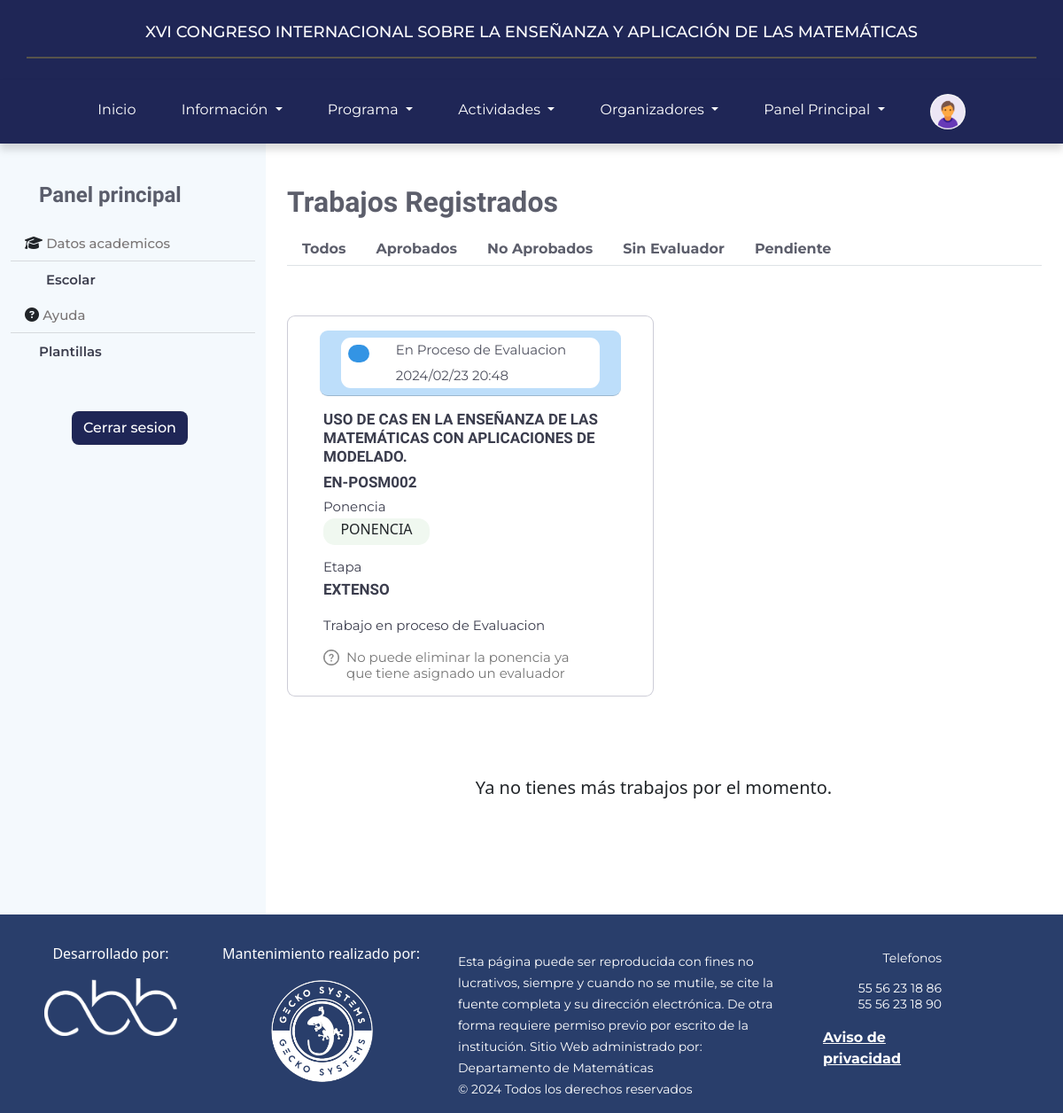
The page /components/TrabajosRegistrados/trabajosRegistrados.php (signed in) on the database its author committed.
### tables this page shows
CREATE TABLE `recursos_pagprin` (
  `idRecurso` int(11) NOT NULL AUTO_INCREMENT,
  `color_congreso` varchar(10) NOT NULL,
  `nombre_congreso` varchar(100) NOT NULL,
  `logo2_congreso` varchar(100) NOT NULL,
  `cartel_congreso` varchar(100) NOT NULL,
  `banner_congreso` varchar(100) NOT NULL,
  `pat1` varchar(100) NOT NULL,
  `pat2` varchar(100) NOT NULL,
  `pat3` varchar(100) NOT NULL,
  `pat4` varchar(100) NOT NULL,
  `pat5` varchar(100) NOT NULL,
  PRIMARY KEY (`idRecurso`)
);

CREATE TABLE `ponencia` (
  `id_ponencia` varchar(20) NOT NULL,
  `titulo_ponencia` varchar(200) DEFAULT NULL,
  `resumen_ponencia` text DEFAULT NULL,
  `referencia_ponencia` text DEFAULT NULL,
  `video_ponencia` text DEFAULT NULL,
  `fecha_ponencia` date DEFAULT NULL,
  `id_congreso` int(3) NOT NULL,
  `id_tipo_ponencia` int(2) DEFAULT NULL,
  `id_categoria` int(3) DEFAULT NULL,
  `id_usuario_registra` int(7) DEFAULT NULL,
  `fecha_registro_ponencia` datetime(6) DEFAULT NULL,
  `id_usuario_evalua` int(7) DEFAULT NULL,
  PRIMARY KEY (`id_ponencia`,`id_congreso`),
  KEY `fk_ponencia_congreso` (`id_congreso`),
  KEY `fk_ponencia_tipo_ponencia` (`id_tipo_ponencia`),
  KEY `fk_ponencia_categoria` (`id_categoria`),
  KEY `fk_ponencia_usuario_registra` (`id_usuario_registra`),
  KEY `fk_ponencia_usuario_evalua` (`id_usuario_evalua`),
  CONSTRAINT `fk_ponencia_categoria` FOREIGN KEY (`id_categoria`) REFERENCES `categoria` (`id_categoria`) ON DELETE CASCADE ON UPDATE CASCADE,
  CONSTRAINT `fk_ponencia_congreso` FOREIGN KEY (`id_congreso`) REFERENCES `congreso` (`id_congreso`) ON DELETE CASCADE ON UPDATE CASCADE,
  CONSTRAINT `fk_ponencia_tipo_ponencia` FOREIGN KEY (`id_tipo_ponencia`) REFERENCES `tipo_ponencia` (`id_tipo_ponencia`) ON DELETE CASCADE ON UPDATE CASCADE,
  CONSTRAINT `fk_ponencia_usuario_evalua` FOREIGN KEY (`id_usuario_evalua`) REFERENCES `usuario` (`id_usuario`),
  CONSTRAINT `fk_ponencia_usuario_registra` FOREIGN KEY (`id_usuario_registra`) REFERENCES `usuario` (`id_usuario`) ON DELETE CASCADE ON UPDATE CASCADE
);

CREATE TABLE `revision` (
  `id_revision` varchar(50) NOT NULL,
  `descripcion_revision` text DEFAULT NULL,
  `fecha_revision` datetime(6) DEFAULT NULL,
  `estatus_revision` varchar(15) DEFAULT NULL,
  `descripcion_general_revision` text DEFAULT NULL,
  PRIMARY KEY (`id_revision`)
);

CREATE TABLE `tipo_ponencia` (
  `id_tipo_ponencia` int(3) NOT NULL,
  `categoria_ponencia` varchar(50) DEFAULT NULL,
  PRIMARY KEY (`id_tipo_ponencia`)
);

### public_html/modelo/traerCongresoActual.php (called while the page is built, shortened)
<?php
    require "conexion.php";
    $consCongreso="SELECT * FROM congreso WHERE id_congreso=(SELECT MAX(id_congreso) FROM congreso);";
    $resCongreso = mysqli_query($conexion, $consCongreso);
    $fetchCongreso = mysqli_fetch_assoc($resCongreso);
    $idCongreso=$fetchCongreso['id_congreso'];
?>

### public_html/modelo/trabajosRegistrados.php (called while the page is built, shortened)
<?php
    require "conexion.php";
    require "traerCongresoActual.php";
    $consTrabajosRegistrados = "SELECT * FROM ponencia WHERE id_usuario_registra='$_SESSION[id]' AND id_congreso='$idCongreso'";
    $resTrabajosRegistrados = mysqli_query($conexion, $consTrabajosRegistrados);
?>

### public_html/Layouts/CardEvaluaPendiente/cardTrabajoPendiente.php (the view, shortened to what this page needs)
<?php
require "../../modelo/trabajosRegistrados.php";
    while($fetchTrabajosRegistrados = mysqli_fetch_assoc($resTrabajosRegistrados)){
        $tituloPonencia=$fetchTrabajosRegistrados['titulo_ponencia'];
        $idPonencia=$fetchTrabajosRegistrados['id_ponencia'];
        $idTipoPonencia=$fetchTrabajosRegistrados['id_tipo_ponencia'];
        $idUsuarioEvalua=$fetchTrabajosRegistrados['id_usuario_evalua'];
        if($idUsuarioEvalua!=""){
            $consUsuarioRevisiones = "SELECT * FROM usuario_revision_ponencia WHERE id_ponencia='$idPonencia'";
            $resUsuarioRevisiones = mysqli_query($conexion, $consUsuarioRevisiones);
            $consTipoPonencia = "SELECT * FROM tipo_ponencia WHERE id_tipo_ponencia='$idTipoPonencia'";
            $resTipoPonencia = mysqli_query($conexion, $consTipoPonencia);
            $fetchTipoPonencia = mysqli_fetch_assoc($resTipoPonencia);
            $categoriaPonencia=$fetchTipoPonencia['categoria_ponencia'];
            if(mysqli_num_rows($resUsuarioRevisiones)>0){
                $consUsuarioRevisionPonencia = "SELECT * FROM revision WHERE revision.fecha_revision=(SELECT MAX(fecha_revision) FROM revision
                INNER JOIN usuario_revision_ponencia ON revision.id_revision=usuario_revision_ponencia.id_revision_ponencia
                WHERE usuario_revision_ponencia.id_ponencia='$idPonencia')";
                $resUsuarioRevisionPonencia = mysqli_query($conexion, $consUsuarioRevisionPonencia);
                $fetchUsuarioRevisionPonencia = mysqli_fetch_assoc($resUsuarioRevisionPonencia);
                $estadoRevisionPonencia=$fetchUsuarioRevisionPonencia['estatus_revision'];
                $descripcionRevisionPonencia=$fetchUsuarioRevisionPonencia['descripcion_revision'];
                $fechaRevisionPonencia=$fetchUsuarioRevisionPonencia['fecha_revision'];
                $date = date_create($fechaRevisionPonencia);
                $fechaRevisionPonenciaFormato=date_format($date,"Y/m/d H:i");
                if(($estadoRevisionPonencia=='' || $estadoRevisionPonencia=='F') || ($estadoRevisionPonencia=='NULL')){
?>
<div class="cardPendientePorEvaluar  div mt-5 col-lg-6 col-md-6 col-xl-6 col-sm-12">
    <div class="card mb-3 ps-4 pe-4" >
        <div class="container mt-3">
            <div class="card-header header-azul">
                <div class="row header-ponencia ms-2 me-2" >
                    <div class="d-none d-sm-none d-sm-block d-none d-md-none d-lg-block col-lg-2 col-xl-2 m-2 circulo-tipo-azul" id="circulo-tipo-azul">
                    </div>
                    <div class="col-lg-10 d-md-block col-md-12 col-sm-12 col-xl-10 m-0">
                        <span class="text-start badge span-ponencia text-wrap" id="">En Proceso de Evaluacion</span>
                        <span class="text-start badge span-ponencia text-wrap" id=""><?php echo $fechaRevisionPonenciaFormato ?></span>
                    </div>
                </div>
            </div>
        </div>
        <div class="card-body">
            <h5 class="card-title" ><?php echo $tituloPonencia ?></h5>
            <h5 class="card-title" ><?php echo $idPonencia ?></h5>
            <p class="card-text mb-1">Ponencia</p>
            <div class="divTipoPonencia mb-3">
                <span class="tipoPonencia" ><?php echo $categoriaPonencia ?></span>
            </div>
            <p class="card-text mt-3 mb-1">Etapa</p>
            <span class="card-title text-uppercase " ><?php echo $descripcionRevisionPonencia; ?></span>
            <div class="mt-3 mb-3"><span class="card-text">Trabajo en proceso de Evaluacion</span></div>
                <div class="col-12 d-flex">
                    <img src="../../src/question.png" class="imgQuestion" alt="">
                    <div class="col-10 ms-2"><span class="textoAdvertencia">No puede eliminar la ponencia ya que tiene asignado un evaluador</span></div>
                </div>
            </div>
        </div>
    </div>
<?php
                }
            }
        }
    }
?>

### public_html/Layouts/nav.php (shortened to what this page needs)
<?php
$valorColor = "SELECT color_congreso FROM recursos_pagprin WHERE idRecurso = '1'";
$color = mysqli_query($conexion, $valorColor);
$rowColor = $color->fetch_assoc();
$colorHex = $rowColor['color_congreso'];
$nombreC = "SELECT nombre_congreso FROM recursos_pagprin WHERE idRecurso = '1'";
$queryNom = mysqli_query($conexion, $nombreC);
$rowNombre = $queryNom->fetch_assoc();
$congresoNombre = $rowNombre['nombre_congreso'];
?>
<div class="container-fluid text-center py-4 backgronund col-xl-12 col-lg-12 col-md-12"
  style="background-color: <?php echo $colorHex; ?>;">
  <span class="texto">
    <?php echo $congresoNombre; ?>
  </span>
  <hr class="container linea mt-3">
</div>
<nav class="navbar navbar-expand-lg backgronund pb-2 z-index-2  position-absolute"
  style="background-color: <?php echo $colorHex; ?>;">
  <div class=" container-fluid">
  <div class="collapse navbar-collapse " id="navbarNavDropdown">
    <ul class="navbar-nav centrar sinEspacio">
      <li class="nav-item">
        <a id="inicio" class="nav-link active a-nav mt-2" aria-current="page" href="../index.php">Inicio</a>
      </li>
      <li class="nav-item dropdown ">
        <a class="nav-link dropdown-toggle a-nav mt-2" href="#" role="button" data-bs-toggle="dropdown"
          aria-expanded="false">
          Información
        </a>
      </li>
      <li class="nav-item dropdown">
        <a class="nav-link dropdown-toggle a-nav mt-2" href="#" role="button" data-bs-toggle="dropdown"
          aria-expanded="false">
          Programa
        </a>
      </li>
      <li class="nav-item dropdown">
        <a class="nav-link dropdown-toggle a-nav mt-2" href="#" role="button" data-bs-toggle="dropdown"
          aria-expanded="false">
          Actividades
        </a>
      </li>
      <li class="nav-item dropdown">
        <a class="nav-link dropdown-toggle a-nav mt-2" href="#" role="button" data-bs-toggle="dropdown"
          aria-expanded="false">
          Organizadores
        </a>
      </li>
      <li class="nav-item dropdown">
        <a class="nav-link dropdown-toggle a-nav mt-2" href="#" role="button" data-bs-toggle="dropdown"
          aria-expanded="false">
          <?php
          if (!empty($_SESSION['correoElectronico'])) {
            ?>
            Panel Principal
          <?php }
            ?>
        </a>
      </li>
      <li class="nav-item">
        <a class="nav-link " href="/desarrollo/components/perfil/perfil.php" role="button" aria-expanded="false">
          <?php
          if (!empty($_SESSION["correoElectronico"])) {
            if (!empty($index)) {
              ?>
              <img src="<?php echo $_SESSION["foto"]
                    ?>" class="rounded-circle" alt="Foto de Perfil" width="40" height="40" vertical-align="middle">
              <?php
            } else { ?>
              <img src="<?php echo $_SESSION["foto"]
                    ?>" class="rounded-circle" alt="Foto de Perfil" width="40" height="40" vertical-align="middle">
              <?php
            }
          } else {
            ?>
            <img src="/desarrollo/src/fotos_usuarios/picProfileNull.png" class="rounded-circle" alt="Foto de Perfil" width="40"
              height="40" vertical-align="middle">
            <?php
          }
          ?>
        </a>
      </li>
    </ul>
  </div>
  </div>
</nav>

### public_html/styles.css (style rules this page uses)
html, body { max-width: 100vw !important; padding: 0px; overflow-x: hidden !important; margin: 0; height: 100%; }
.backgronund { position: static !important; z-index: 10000; }
.linea { margin: auto; border: solid 1px #ffd828 !important; z-index: 1000; }
.texto { font-family: "Montserrat", sans-serif; font-style: normal; font-weight: 500; font-size: 18px; line-height: 24px; color: #fff; }
nav { filter: drop-shadow(0px 7px 4px rgba(0, 0, 0, 0.14)); z-index: 3000 !important; padding-right: 25%; padding-left: 25%; }
.centrar { gap: 2.2rem; margin: 0 auto; }
a { font-family: "Montserrat" !important; font-style: normal; font-weight: 500; font-size: 16px; line-height: 20px; }
.a-nav { font-family: "Montserrat" !important; font-style: normal; font-weight: 400; font-size: 16px; line-height: 20px; color: #fff !important; }

### public_html/Layouts/CardTrabajosAprobados/trabajoAprobado.css (style rules this page uses)
.card { border: 1px solid rgba(0, 0, 59, 0.2); border-radius: 9px; }
.card-header { border-radius: 9px !important; }
.header-ponencia { background-color: #fff !important; border-radius: 11px; }
.span-ponencia { font-family: 'Montserrat', sans-serif; font-style: normal; font-weight: 400; font-size: 15px; line-height: 18px; color: rgba(59, 61, 77, 0.9); }
.card-title { font-family: 'Inter Tight', sans-serif; font-style: normal; font-weight: 600; font-size: 17px; line-height: 21px; color: #3B3D4D; }
.card-text { font-family: 'Montserrat'; font-style: normal; font-weight: 400; font-size: 15px; line-height: 18px; color: #3B3D4D; }
.divTipoPonencia { text-align: center; background-color: #F0F8F0; width: 120px; height: 30px; border-radius: 13px; }
.textoAdvertencia { font-family: 'Montserrat'; font-style: normal; font-weight: 400; font-size: 15px; line-height: 18px; display: flex; align-items: center; color: #767676; }
.imgQuestion { width: 18px; height: 18px; object-fit: cover; }

### public_html/Layouts/CardTrabajosNoAprobados/trabajoNoAprobado.css (style rules this page uses)
.card { border: 1px solid rgba(0, 0, 59, 0.2); border-radius: 9px; }
.card-header { border-radius: 9px !important; }
.span-ponencia { font-family: 'Montserrat', sans-serif; font-style: normal; font-weight: 400; font-size: 15px; line-height: 18px; color: rgba(59, 61, 77, 0.9); }
.card-title { font-family: 'Inter Tight', sans-serif; font-style: normal; font-weight: 600; font-size: 17px; line-height: 21px; color: #3B3D4D; }
.card-text { font-family: 'Montserrat'; font-style: normal; font-weight: 400; font-size: 15px; line-height: 18px; color: #3B3D4D; }
.divTipoPonencia { text-align: center; background-color: #F0F8F0; width: 120px; height: 30px; border-radius: 13px; }
.textoAdvertencia { font-family: 'Montserrat'; font-style: normal; font-weight: 400; font-size: 15px; line-height: 18px; display: flex; align-items: center; color: #767676; }
.imgQuestion { width: 18px; height: 18px; object-fit: cover; }

### public_html/Layouts/CardTrabajoSinEvaluador/trabajoSinEva.css (style rules this page uses)
.card { border: 1px solid rgba(0, 0, 59, 0.2); border-radius: 9px; }
.card-header { border-radius: 9px !important; }
.span-ponencia { font-family: 'Montserrat', sans-serif; font-style: normal; font-weight: 400; font-size: 15px; line-height: 18px; color: rgba(59, 61, 77, 0.9); }
.card-title { font-family: 'Inter Tight', sans-serif; font-style: normal; font-weight: 600; font-size: 17px; line-height: 21px; color: #3B3D4D; }
.card-text { font-family: 'Montserrat'; font-style: normal; font-weight: 400; font-size: 15px; line-height: 18px; color: #3B3D4D; }
.divTipoPonencia { text-align: center; background-color: #F0F8F0; width: 120px; height: 30px; border-radius: 13px; }
.textoAdvertencia { font-family: 'Montserrat'; font-style: normal; font-weight: 400; font-size: 15px; line-height: 18px; display: flex; align-items: center; color: #767676; }
.imgQuestion { width: 18px; height: 18px; object-fit: cover; }

### rows shown on the page
recursos_pagprin: nombre_congreso "XVI CONGRESO INTERNACIONAL SOBRE LA ENSEÑANZA Y APLICACIÓN DE LAS MATEMÁTICAS"
ponencia: revision.fecha_revision "2024/02/23 20:48", titulo_ponencia "USO DE CAS EN LA ENSEÑANZA DE LAS MATEMÁTICAS CON APLICACIONES DE MODELADO.", id_ponencia "EN-POSM002", id_tipo_ponencia.categoria_ponencia "PONENCIA", revision.descripcion_revision "EXTENSO"
